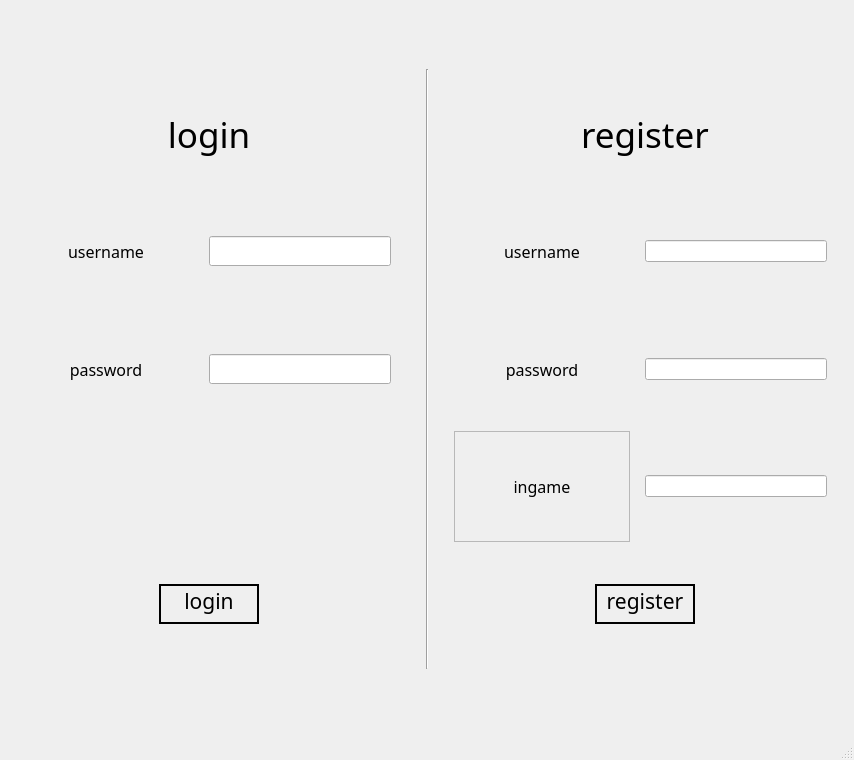
<?xml version="1.0" encoding="UTF-8"?>
<ui version="4.0">
 <class>MainWindow</class>
 <widget class="QMainWindow" name="MainWindow">
  <property name="geometry">
   <rect>
    <x>0</x>
    <y>0</y>
    <width>854</width>
    <height>760</height>
   </rect>
  </property>
  <property name="windowTitle">
   <string>MainWindow</string>
  </property>
  <widget class="QWidget" name="centralwidget">
   <layout class="QHBoxLayout" name="horizontalLayout">
    <item>
     <widget class="QWidget" name="widget" native="true">
      <property name="maximumSize">
       <size>
        <width>400</width>
        <height>600</height>
       </size>
      </property>
      <layout class="QGridLayout" name="gridLayout">
       <item row="0" column="0" colspan="2">
        <widget class="QWidget" name="widget_3" native="true">
         <layout class="QHBoxLayout" name="horizontalLayout_6">
          <item>
           <widget class="QLabel" name="label">
            <property name="font">
             <font>
              <family>Poor Richard</family>
              <pointsize>26</pointsize>
             </font>
            </property>
            <property name="text">
             <string>login</string>
            </property>
            <property name="alignment">
             <set>Qt::AlignCenter</set>
            </property>
           </widget>
          </item>
         </layout>
        </widget>
       </item>
       <item row="2" column="0">
        <widget class="QWidget" name="widget_6" native="true">
         <layout class="QHBoxLayout" name="horizontalLayout_5">
          <item>
           <widget class="QLabel" name="label_4">
            <property name="font">
             <font>
              <family>Poor Richard</family>
              <pointsize>12</pointsize>
             </font>
            </property>
            <property name="text">
             <string>password</string>
            </property>
            <property name="alignment">
             <set>Qt::AlignCenter</set>
            </property>
           </widget>
          </item>
         </layout>
        </widget>
       </item>
       <item row="2" column="1">
        <widget class="QWidget" name="widget_8" native="true">
         <property name="maximumSize">
          <size>
           <width>200</width>
           <height>150</height>
          </size>
         </property>
         <layout class="QHBoxLayout" name="horizontalLayout_3">
          <item>
           <widget class="QLineEdit" name="lineEdit_2">
            <property name="maximumSize">
             <size>
              <width>16777215</width>
              <height>30</height>
             </size>
            </property>
           </widget>
          </item>
         </layout>
        </widget>
       </item>
       <item row="1" column="0">
        <widget class="QWidget" name="widget_5" native="true">
         <layout class="QHBoxLayout" name="horizontalLayout_4">
          <item>
           <widget class="QLabel" name="label_3">
            <property name="font">
             <font>
              <family>Poor Richard</family>
              <pointsize>12</pointsize>
             </font>
            </property>
            <property name="text">
             <string>username</string>
            </property>
            <property name="alignment">
             <set>Qt::AlignCenter</set>
            </property>
           </widget>
          </item>
         </layout>
        </widget>
       </item>
       <item row="1" column="1">
        <widget class="QWidget" name="widget_7" native="true">
         <property name="maximumSize">
          <size>
           <width>200</width>
           <height>150</height>
          </size>
         </property>
         <layout class="QHBoxLayout" name="horizontalLayout_2">
          <item>
           <widget class="QLineEdit" name="lineEdit">
            <property name="maximumSize">
             <size>
              <width>16777215</width>
              <height>30</height>
             </size>
            </property>
            <property name="text">
             <string/>
            </property>
           </widget>
          </item>
         </layout>
        </widget>
       </item>
       <item row="4" column="0" colspan="2">
        <widget class="QWidget" name="widget_9" native="true">
         <layout class="QHBoxLayout" name="horizontalLayout_7">
          <item>
           <widget class="QPushButton" name="pushButton">
            <property name="maximumSize">
             <size>
              <width>100</width>
              <height>40</height>
             </size>
            </property>
            <property name="font">
             <font>
              <family>Poor Richard</family>
              <pointsize>16</pointsize>
             </font>
            </property>
            <property name="styleSheet">
             <string notr="true">border-radius : 100; 
border : 2px solid black;
padding-bottom: 7px</string>
            </property>
            <property name="text">
             <string>login</string>
            </property>
           </widget>
          </item>
         </layout>
        </widget>
       </item>
       <item row="3" column="0" colspan="2">
        <widget class="QWidget" name="widget_16" native="true"/>
       </item>
      </layout>
     </widget>
    </item>
    <item>
     <widget class="QWidget" name="widget_17" native="true">
      <layout class="QHBoxLayout" name="horizontalLayout_16">
       <item>
        <widget class="Line" name="line">
         <property name="maximumSize">
          <size>
           <width>10</width>
           <height>600</height>
          </size>
         </property>
         <property name="orientation">
          <enum>Qt::Vertical</enum>
         </property>
        </widget>
       </item>
      </layout>
     </widget>
    </item>
    <item>
     <widget class="QWidget" name="widget_2" native="true">
      <property name="maximumSize">
       <size>
        <width>400</width>
        <height>600</height>
       </size>
      </property>
      <layout class="QGridLayout" name="gridLayout_2">
       <item row="0" column="0" colspan="2">
        <widget class="QWidget" name="widget_4" native="true">
         <layout class="QHBoxLayout" name="horizontalLayout_8">
          <item>
           <widget class="QLabel" name="label_2">
            <property name="font">
             <font>
              <family>Poor Richard</family>
              <pointsize>26</pointsize>
             </font>
            </property>
            <property name="text">
             <string>register</string>
            </property>
            <property name="alignment">
             <set>Qt::AlignCenter</set>
            </property>
           </widget>
          </item>
         </layout>
        </widget>
       </item>
       <item row="1" column="0">
        <widget class="QWidget" name="widget_10" native="true">
         <layout class="QHBoxLayout" name="horizontalLayout_9">
          <item>
           <widget class="QLabel" name="label_5">
            <property name="font">
             <font>
              <family>Poor Richard</family>
              <pointsize>12</pointsize>
             </font>
            </property>
            <property name="text">
             <string>username</string>
            </property>
            <property name="alignment">
             <set>Qt::AlignCenter</set>
            </property>
           </widget>
          </item>
         </layout>
        </widget>
       </item>
       <item row="1" column="1">
        <widget class="QWidget" name="widget_12" native="true">
         <property name="maximumSize">
          <size>
           <width>200</width>
           <height>16777215</height>
          </size>
         </property>
         <layout class="QHBoxLayout" name="horizontalLayout_12">
          <item>
           <widget class="QLineEdit" name="lineEdit_3"/>
          </item>
         </layout>
        </widget>
       </item>
       <item row="2" column="0">
        <widget class="QWidget" name="widget_11" native="true">
         <layout class="QHBoxLayout" name="horizontalLayout_10">
          <item>
           <widget class="QLabel" name="label_6">
            <property name="font">
             <font>
              <family>Poor Richard</family>
              <pointsize>12</pointsize>
             </font>
            </property>
            <property name="text">
             <string>password</string>
            </property>
            <property name="alignment">
             <set>Qt::AlignCenter</set>
            </property>
           </widget>
          </item>
         </layout>
        </widget>
       </item>
       <item row="2" column="1">
        <widget class="QWidget" name="widget_13" native="true">
         <property name="maximumSize">
          <size>
           <width>200</width>
           <height>16777215</height>
          </size>
         </property>
         <layout class="QHBoxLayout" name="horizontalLayout_13">
          <item>
           <widget class="QLineEdit" name="lineEdit_4"/>
          </item>
         </layout>
        </widget>
       </item>
       <item row="3" column="0">
        <widget class="QFrame" name="frame">
         <property name="frameShape">
          <enum>QFrame::StyledPanel</enum>
         </property>
         <property name="frameShadow">
          <enum>QFrame::Raised</enum>
         </property>
         <layout class="QHBoxLayout" name="horizontalLayout_11">
          <item>
           <widget class="QLabel" name="label_7">
            <property name="font">
             <font>
              <family>Poor Richard</family>
              <pointsize>12</pointsize>
             </font>
            </property>
            <property name="text">
             <string>ingame</string>
            </property>
            <property name="alignment">
             <set>Qt::AlignCenter</set>
            </property>
           </widget>
          </item>
         </layout>
        </widget>
       </item>
       <item row="3" column="1">
        <widget class="QWidget" name="widget_14" native="true">
         <property name="maximumSize">
          <size>
           <width>200</width>
           <height>16777215</height>
          </size>
         </property>
         <layout class="QHBoxLayout" name="horizontalLayout_14">
          <item>
           <widget class="QLineEdit" name="lineEdit_5"/>
          </item>
         </layout>
        </widget>
       </item>
       <item row="4" column="0" colspan="2">
        <widget class="QWidget" name="widget_15" native="true">
         <layout class="QHBoxLayout" name="horizontalLayout_15">
          <item>
           <widget class="QPushButton" name="pushButton_2">
            <property name="maximumSize">
             <size>
              <width>100</width>
              <height>40</height>
             </size>
            </property>
            <property name="font">
             <font>
              <family>Poor Richard</family>
              <pointsize>16</pointsize>
             </font>
            </property>
            <property name="styleSheet">
             <string notr="true">border-radius : 100; 
border : 2px solid black;
padding-bottom: 7px</string>
            </property>
            <property name="text">
             <string>register</string>
            </property>
           </widget>
          </item>
         </layout>
        </widget>
       </item>
      </layout>
     </widget>
    </item>
   </layout>
  </widget>
  <widget class="QMenuBar" name="menubar">
   <property name="geometry">
    <rect>
     <x>0</x>
     <y>0</y>
     <width>854</width>
     <height>26</height>
    </rect>
   </property>
  </widget>
  <widget class="QStatusBar" name="statusbar"/>
 </widget>
 <resources/>
 <connections/>
</ui>
